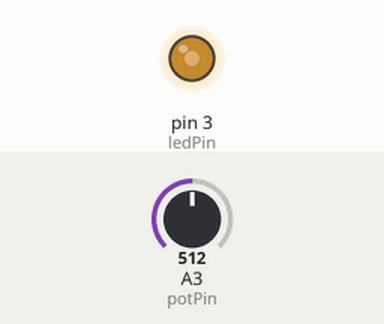
Simulated run of this sketch. Board: Arduino Uno, built with avr-gcc and run on an emulated ATmega328P. Shown: output pins drawn as LEDs (lit = HIGH). The test bench sets the inputs (shaded band); at power-on: A3 (potPin) = 512. What the sketch prints to the serial monitor is not drawn.

Above: at 1.2 s.
1.3 s: A3 (potPin) set to 0
At 2.1 s:
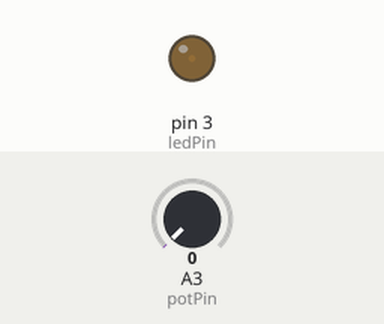
2.8 s: A3 (potPin) set to 716
At 4.0 s:
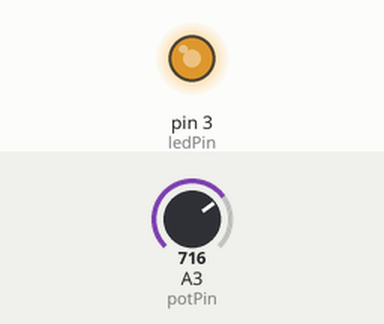
4.3 s: A3 (potPin) set to 900
At 5.3 s:
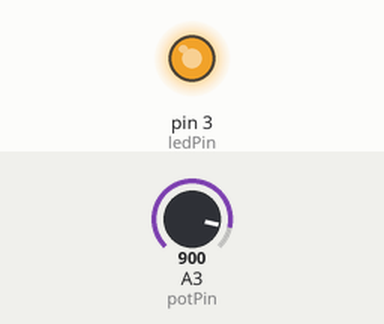
5.8 s: A3 (potPin) set to 511
At 6.4 s:
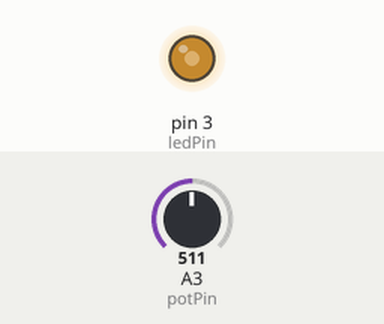
Timing chart, 0 to 8.3 s (numbered marks = the images above; inputs shaded):
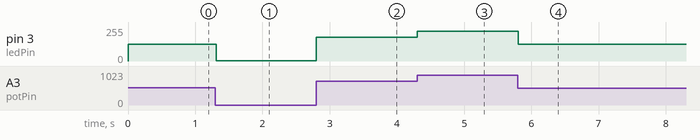

Measured:
- after the input at 1.3 s, pin 3 (ledPin): 127/255 → 1/255 at once
- after the input at 2.8 s, pin 3 (ledPin): 1/255 → 178/255 at once
- after the input at 4.3 s, pin 3 (ledPin): 178/255 → 224/255 at once
- after the input at 5.8 s, pin 3 (ledPin): 224/255 → 127/255 at once

The sketch:

potentiometer.ino
```cpp
// this code controls and LEDs brightness with a potentiometer

int ledPin = 3;
int potPin = A3; // Potentiometer output connected to analog pin 3
int potVal = 0;

void setup() {

  pinMode(ledPin, OUTPUT);
  pinMode(potPin, INPUT);
  Serial.begin(9600);

}

void loop() {

  // Read the value of the potentiometer knob

  potVal = analogRead(potPin);   // read the potentiometer value at the input pin
  Serial.print("potval: "+ potVal);


  // Map the potentiometer value to 1-255

  int intensity = map(potVal, 1, 1024, 1, 255);

  Serial.print(intensity);

  // Output the respective value to the LED

  analogWrite(ledPin, intensity);

}
```
